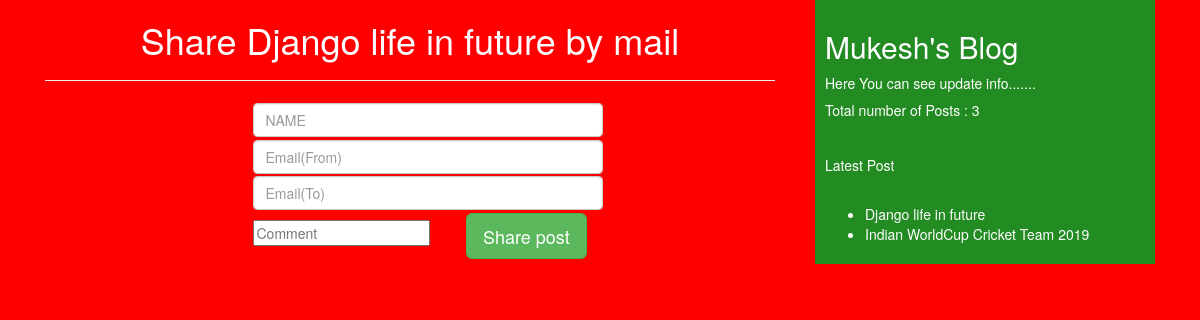
Screenshot of /4/share/ with the database file from the repository.
### blog/models.py (models this page shows, shortened)
class Post(models.Model):
    STATUS_CHOICE= (('draft','draft'),('published','published'))
    title= models.CharField(max_length=300)
    slug= models.SlugField(max_length=300,unique_for_date='publish')
    auther = models.ForeignKey(User,related_name='blog_posts', on_delete=models.CASCADE,)
    body = models.TextField()
    publish= models.DateTimeField(default=timezone.now)
    created= models.DateTimeField(auto_now_add=True)
    updated= models.DateTimeField(auto_now=True)
    status =models.CharField(max_length=12,choices=STATUS_CHOICE,default='draft')
    objects=CustomManager()
    tags=TaggableManager()
    class Meta:
        ordering = ('-publish',)
    def get_absolute_url(self):
        return reverse('post',args=[self.publish.year,self.publish.month,self.publish.day,self.slug,])

### blog/views.py (the view)
# urls.py: path("<int:id>/share/",views.email_send_view),
def email_send_view(request,id):
    post= get_object_or_404(Post,id=id,status='published')
    sent = False
    if request.method=="POST":
        form = EmailSendFrom(request.POST)
        if form.is_valid():
            cd= form.cleaned_data
            subject= '{}({}) recomand you to read"{}"'.format(cd['name'],cd['email'],post.title)
            url = request.build_absolute_uri(post.get_absolute_url())
            message= "Read post at:\n {}\n\n{}\'s comment\n{}".format(url,cd['name'],cd['comment'])
            send_mail(subject,message,'mukesh@gmail.com',[cd['to']])
            sent=True
    else:
        form = EmailSendFrom()
    return render(request,'blog/sharemail.html',{'form':form,'post':post,'sent':sent})

### blog/forms.py
class EmailSendFrom(forms.Form):
    name = forms.CharField(widget=forms.TextInput(attrs={'class':'form-control m-1','placeholder':'NAME'}))
    email =forms.EmailField(widget=forms.EmailInput(attrs={'class':'form-control m-1','placeholder':'Email(From)'}))
    to = forms.EmailField(widget=forms.EmailInput(attrs={'class':'form-control m-1','placeholder':'Email(To)'}))
    comment= forms.CharField(required=False,widget=forms.TextInput(attrs={'class':'form_control m-1','placeholder':'Comment'}))

### blog/models.py (called while the page is built)
    def get_queryset(self):
        return super().get_queryset().filter(status='published')

### blog/templatetags/blog_tags.py (called while the page is built)
@register.simple_tag()
def total_post():
    return Post.objects.count()

@register.inclusion_tag('blog/latest_post.html')
def show_latest_post():
    latest_post=Post.objects.order_by('-publish')[:2]
    return {'latest_post':latest_post}

### templates/blog/sharemail.html (shortened to what this page needs)
<!DOCTYPE html>
{% extends 'blog/base.html' %}
{% block body_content %}
{% if sent %}
    <h1>Email Send Successfully!!!</h1><hr>
    <h2>Post with title:{{ post.title }} shared by Email Successfully</h2>
    {% else %}
        <h1>Share {{ post.title }} by mail</h1><hr>
        <div class="container">
            <div class="row">
                <div class="col-md-2"></div>
                <div class="col-md-4">
                     <form method="post">
                         {{ form.name }}
                         {{ form.email }}
                         {{ form.to }}
                         {{ form.comment }}
                        <input type="submit" value="Share post" class="btn btn-success btn-lg ml-5">
                     </form>
                </div>
                <div class="col-md-6"></div>
            </div>
        </div>
{% endif %}
{% endblock %}

### templates/blog/latest_post.html
<ul>
    {% for post in latest_post %}
        <li>
          <a href="{{ post.get_absolute_url }}" >{{ post.title }}</a>
        </li>
    {% endfor %}
</ul>

### static/css/blog.css (style rules this page uses)
body { background-color: red; }
h1 { text-align: center; }
li,a { text-decoration:none; color: white; }

### rows the page displays
Post: title "Django life in future"
Post: title "Indian WorldCup Cricket Team 2019"
